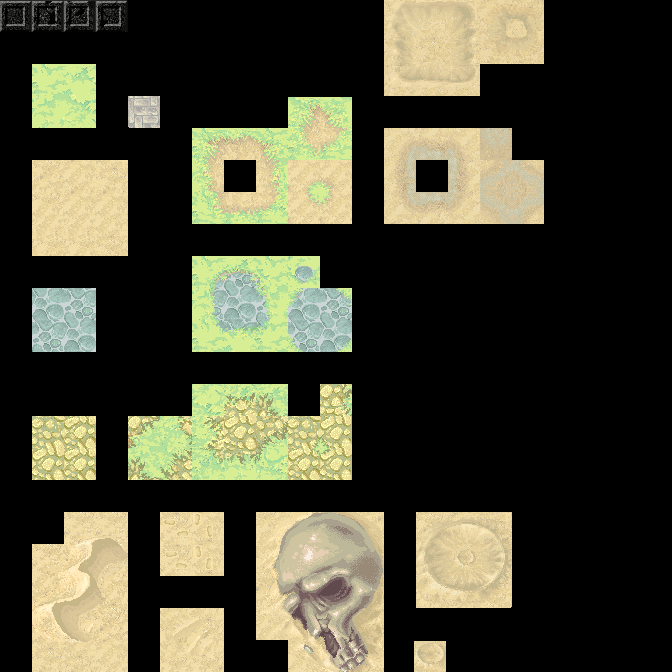

A 2D game scene composited from a Tiled map and its tileset images. What follows is a short description and the map's XML, with each tile layer's data collapsed to a summary:
An orthogonal 21x21 tile map with 32x32 px tiles, 1 tile layer (ShoeBox Tile Grab).

<map version="1.0" tiledversion="1.0.3" orientation="orthogonal" renderorder="right-down" width="21" height="21" tilewidth="32" tileheight="32" nextobjectid="1">
 <tileset firstgid="1" name="ground_tiles-2_bank.png" tilewidth="32" tileheight="32" tilecount="152" columns="8">
  <image source="ground_tiles-2_bank.png" width="256" height="608" />
 </tileset>
 <layer name="ShoeBox Tile Grab" width="21" height="21">
  <data>[441 cells, 441 non-empty, 149 distinct tile ids]</data>
 </layer>
</map>